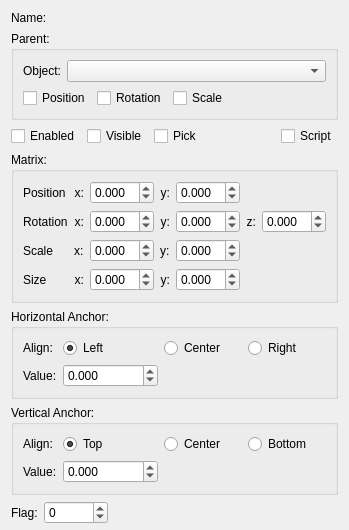
<?xml version="1.0" encoding="UTF-8"?>
<ui version="4.0">
 <class>Object2DInfo</class>
 <widget class="QWidget" name="Object2DInfo">
  <property name="geometry">
   <rect>
    <x>0</x>
    <y>0</y>
    <width>342</width>
    <height>488</height>
   </rect>
  </property>
  <property name="windowTitle">
   <string>Form</string>
  </property>
  <layout class="QVBoxLayout" name="verticalLayout">
   <property name="bottomMargin">
    <number>0</number>
   </property>
   <item>
    <layout class="QHBoxLayout" name="horizontalLayout_10">
     <item>
      <widget class="QLabel" name="label_3">
       <property name="text">
        <string>Name:</string>
       </property>
      </widget>
     </item>
     <item>
      <widget class="QLabel" name="lblName">
       <property name="sizePolicy">
        <sizepolicy hsizetype="Expanding" vsizetype="Preferred">
         <horstretch>0</horstretch>
         <verstretch>0</verstretch>
        </sizepolicy>
       </property>
       <property name="text">
        <string/>
       </property>
      </widget>
     </item>
    </layout>
   </item>
   <item>
    <widget class="QGroupBox" name="gbParent">
     <property name="title">
      <string>Parent:</string>
     </property>
     <layout class="QGridLayout" name="gridLayout">
      <item row="0" column="0">
       <layout class="QHBoxLayout" name="horizontalLayout_11">
        <item>
         <widget class="QLabel" name="label_9">
          <property name="text">
           <string>Object:</string>
          </property>
         </widget>
        </item>
        <item>
         <widget class="QComboBox" name="cmbParent">
          <property name="sizePolicy">
           <sizepolicy hsizetype="Expanding" vsizetype="Fixed">
            <horstretch>0</horstretch>
            <verstretch>0</verstretch>
           </sizepolicy>
          </property>
         </widget>
        </item>
       </layout>
      </item>
      <item row="1" column="0">
       <layout class="QHBoxLayout" name="horizontalLayout_12">
        <item>
         <widget class="QCheckBox" name="chkPosition">
          <property name="text">
           <string>Position</string>
          </property>
         </widget>
        </item>
        <item>
         <widget class="QCheckBox" name="chkRotation">
          <property name="text">
           <string>Rotation</string>
          </property>
         </widget>
        </item>
        <item>
         <widget class="QCheckBox" name="chkScale">
          <property name="text">
           <string>Scale</string>
          </property>
         </widget>
        </item>
        <item>
         <spacer name="horizontalSpacer_17">
          <property name="orientation">
           <enum>Qt::Horizontal</enum>
          </property>
          <property name="sizeHint" stdset="0">
           <size>
            <width>40</width>
            <height>20</height>
           </size>
          </property>
         </spacer>
        </item>
       </layout>
      </item>
     </layout>
    </widget>
   </item>
   <item>
    <layout class="QHBoxLayout" name="horizontalLayout_13">
     <item>
      <widget class="QCheckBox" name="chkEnabled">
       <property name="text">
        <string>Enabled</string>
       </property>
      </widget>
     </item>
     <item>
      <widget class="QCheckBox" name="chkVisible">
       <property name="text">
        <string>Visible</string>
       </property>
      </widget>
     </item>
     <item>
      <widget class="QCheckBox" name="chkPick">
       <property name="text">
        <string>Pick</string>
       </property>
      </widget>
     </item>
     <item>
      <spacer name="horizontalSpacer_8">
       <property name="orientation">
        <enum>Qt::Horizontal</enum>
       </property>
       <property name="sizeHint" stdset="0">
        <size>
         <width>40</width>
         <height>20</height>
        </size>
       </property>
      </spacer>
     </item>
     <item>
      <widget class="QCheckBox" name="chkScript">
       <property name="text">
        <string>Script</string>
       </property>
      </widget>
     </item>
    </layout>
   </item>
   <item>
    <widget class="QGroupBox" name="gbMatrix">
     <property name="title">
      <string>Matrix:</string>
     </property>
     <layout class="QGridLayout" name="gridLayout_3">
      <item row="1" column="0">
       <widget class="QLabel" name="label_18">
        <property name="text">
         <string>Rotation</string>
        </property>
       </widget>
      </item>
      <item row="3" column="0">
       <widget class="QLabel" name="label_19">
        <property name="text">
         <string>Size</string>
        </property>
       </widget>
      </item>
      <item row="1" column="2">
       <widget class="QDoubleSpinBox" name="txtRotX">
        <property name="sizePolicy">
         <sizepolicy hsizetype="Expanding" vsizetype="Fixed">
          <horstretch>0</horstretch>
          <verstretch>0</verstretch>
         </sizepolicy>
        </property>
        <property name="minimumSize">
         <size>
          <width>64</width>
          <height>0</height>
         </size>
        </property>
        <property name="decimals">
         <number>3</number>
        </property>
        <property name="minimum">
         <double>-99999999.998999997973442</double>
        </property>
        <property name="maximum">
         <double>99999999.998999997973442</double>
        </property>
       </widget>
      </item>
      <item row="1" column="1">
       <widget class="QLabel" name="label_7">
        <property name="text">
         <string>x:</string>
        </property>
        <property name="alignment">
         <set>Qt::AlignRight|Qt::AlignTrailing|Qt::AlignVCenter</set>
        </property>
       </widget>
      </item>
      <item row="1" column="4">
       <widget class="QDoubleSpinBox" name="txtRotY">
        <property name="sizePolicy">
         <sizepolicy hsizetype="Expanding" vsizetype="Fixed">
          <horstretch>0</horstretch>
          <verstretch>0</verstretch>
         </sizepolicy>
        </property>
        <property name="minimumSize">
         <size>
          <width>64</width>
          <height>0</height>
         </size>
        </property>
        <property name="decimals">
         <number>3</number>
        </property>
        <property name="minimum">
         <double>-99999999.998999997973442</double>
        </property>
        <property name="maximum">
         <double>99999999.998999997973442</double>
        </property>
       </widget>
      </item>
      <item row="1" column="3">
       <widget class="QLabel" name="label_8">
        <property name="text">
         <string>y:</string>
        </property>
        <property name="alignment">
         <set>Qt::AlignRight|Qt::AlignTrailing|Qt::AlignVCenter</set>
        </property>
       </widget>
      </item>
      <item row="3" column="2">
       <widget class="QDoubleSpinBox" name="txtWidth">
        <property name="sizePolicy">
         <sizepolicy hsizetype="Expanding" vsizetype="Fixed">
          <horstretch>0</horstretch>
          <verstretch>0</verstretch>
         </sizepolicy>
        </property>
        <property name="minimumSize">
         <size>
          <width>64</width>
          <height>0</height>
         </size>
        </property>
        <property name="decimals">
         <number>3</number>
        </property>
        <property name="minimum">
         <double>-99999999.998999997973442</double>
        </property>
        <property name="maximum">
         <double>99999999.998999997973442</double>
        </property>
        <property name="singleStep">
         <double>0.001000000000000</double>
        </property>
       </widget>
      </item>
      <item row="3" column="4">
       <widget class="QDoubleSpinBox" name="txtHeight">
        <property name="sizePolicy">
         <sizepolicy hsizetype="Expanding" vsizetype="Fixed">
          <horstretch>0</horstretch>
          <verstretch>0</verstretch>
         </sizepolicy>
        </property>
        <property name="minimumSize">
         <size>
          <width>64</width>
          <height>0</height>
         </size>
        </property>
        <property name="decimals">
         <number>3</number>
        </property>
        <property name="minimum">
         <double>-99999999.998999997973442</double>
        </property>
        <property name="maximum">
         <double>99999999.998999997973442</double>
        </property>
        <property name="singleStep">
         <double>0.001000000000000</double>
        </property>
       </widget>
      </item>
      <item row="1" column="5">
       <widget class="QLabel" name="label_6">
        <property name="text">
         <string>z:</string>
        </property>
        <property name="alignment">
         <set>Qt::AlignRight|Qt::AlignTrailing|Qt::AlignVCenter</set>
        </property>
       </widget>
      </item>
      <item row="0" column="2">
       <widget class="QDoubleSpinBox" name="txtPosX">
        <property name="sizePolicy">
         <sizepolicy hsizetype="Expanding" vsizetype="Fixed">
          <horstretch>0</horstretch>
          <verstretch>0</verstretch>
         </sizepolicy>
        </property>
        <property name="minimumSize">
         <size>
          <width>64</width>
          <height>0</height>
         </size>
        </property>
        <property name="decimals">
         <number>3</number>
        </property>
        <property name="minimum">
         <double>-99999999.998999997973442</double>
        </property>
        <property name="maximum">
         <double>99999999.998999997973442</double>
        </property>
        <property name="singleStep">
         <double>0.001000000000000</double>
        </property>
       </widget>
      </item>
      <item row="1" column="6">
       <widget class="QDoubleSpinBox" name="txtRotZ">
        <property name="sizePolicy">
         <sizepolicy hsizetype="Expanding" vsizetype="Fixed">
          <horstretch>0</horstretch>
          <verstretch>0</verstretch>
         </sizepolicy>
        </property>
        <property name="minimumSize">
         <size>
          <width>64</width>
          <height>0</height>
         </size>
        </property>
        <property name="decimals">
         <number>3</number>
        </property>
        <property name="minimum">
         <double>-99999999.998999997973442</double>
        </property>
        <property name="maximum">
         <double>99999999.998999997973442</double>
        </property>
       </widget>
      </item>
      <item row="0" column="1">
       <widget class="QLabel" name="label">
        <property name="text">
         <string>x:</string>
        </property>
        <property name="alignment">
         <set>Qt::AlignRight|Qt::AlignTrailing|Qt::AlignVCenter</set>
        </property>
       </widget>
      </item>
      <item row="3" column="1">
       <widget class="QLabel" name="label_4">
        <property name="text">
         <string>x:</string>
        </property>
        <property name="alignment">
         <set>Qt::AlignRight|Qt::AlignTrailing|Qt::AlignVCenter</set>
        </property>
       </widget>
      </item>
      <item row="0" column="3">
       <widget class="QLabel" name="label_2">
        <property name="text">
         <string>y:</string>
        </property>
        <property name="alignment">
         <set>Qt::AlignRight|Qt::AlignTrailing|Qt::AlignVCenter</set>
        </property>
       </widget>
      </item>
      <item row="0" column="4">
       <widget class="QDoubleSpinBox" name="txtPosY">
        <property name="sizePolicy">
         <sizepolicy hsizetype="Expanding" vsizetype="Fixed">
          <horstretch>0</horstretch>
          <verstretch>0</verstretch>
         </sizepolicy>
        </property>
        <property name="minimumSize">
         <size>
          <width>64</width>
          <height>0</height>
         </size>
        </property>
        <property name="decimals">
         <number>3</number>
        </property>
        <property name="minimum">
         <double>-99999999.998999997973442</double>
        </property>
        <property name="maximum">
         <double>99999999.998999997973442</double>
        </property>
        <property name="singleStep">
         <double>0.001000000000000</double>
        </property>
        <property name="value">
         <double>0.000000000000000</double>
        </property>
       </widget>
      </item>
      <item row="3" column="3">
       <widget class="QLabel" name="label_5">
        <property name="text">
         <string>y:</string>
        </property>
        <property name="alignment">
         <set>Qt::AlignRight|Qt::AlignTrailing|Qt::AlignVCenter</set>
        </property>
       </widget>
      </item>
      <item row="0" column="0">
       <widget class="QLabel" name="label_17">
        <property name="text">
         <string>Position</string>
        </property>
       </widget>
      </item>
      <item row="2" column="0">
       <widget class="QLabel" name="label_20">
        <property name="text">
         <string>Scale</string>
        </property>
       </widget>
      </item>
      <item row="2" column="1">
       <widget class="QLabel" name="label_21">
        <property name="text">
         <string>x:</string>
        </property>
       </widget>
      </item>
      <item row="2" column="2">
       <widget class="QDoubleSpinBox" name="txtScaleX">
        <property name="sizePolicy">
         <sizepolicy hsizetype="Expanding" vsizetype="Fixed">
          <horstretch>0</horstretch>
          <verstretch>0</verstretch>
         </sizepolicy>
        </property>
        <property name="minimumSize">
         <size>
          <width>64</width>
          <height>0</height>
         </size>
        </property>
        <property name="decimals">
         <number>3</number>
        </property>
        <property name="minimum">
         <double>-99999999.998999997973442</double>
        </property>
        <property name="maximum">
         <double>99999999.998999997973442</double>
        </property>
        <property name="singleStep">
         <double>0.100000000000000</double>
        </property>
       </widget>
      </item>
      <item row="2" column="3">
       <widget class="QLabel" name="label_22">
        <property name="text">
         <string>y:</string>
        </property>
       </widget>
      </item>
      <item row="2" column="4">
       <widget class="QDoubleSpinBox" name="txtScaleY">
        <property name="sizePolicy">
         <sizepolicy hsizetype="Expanding" vsizetype="Fixed">
          <horstretch>0</horstretch>
          <verstretch>0</verstretch>
         </sizepolicy>
        </property>
        <property name="minimumSize">
         <size>
          <width>64</width>
          <height>0</height>
         </size>
        </property>
        <property name="decimals">
         <number>3</number>
        </property>
        <property name="minimum">
         <double>-99999999.998999997973442</double>
        </property>
        <property name="maximum">
         <double>99999999.998999997973442</double>
        </property>
        <property name="singleStep">
         <double>0.100000000000000</double>
        </property>
       </widget>
      </item>
     </layout>
    </widget>
   </item>
   <item>
    <widget class="QGroupBox" name="gbHorizontalAnchor">
     <property name="title">
      <string>Horizontal Anchor:</string>
     </property>
     <layout class="QVBoxLayout" name="verticalLayout_3">
      <item>
       <layout class="QGridLayout" name="gridLayout_5">
        <item row="0" column="3">
         <widget class="QRadioButton" name="rbRight">
          <property name="sizePolicy">
           <sizepolicy hsizetype="Expanding" vsizetype="Fixed">
            <horstretch>0</horstretch>
            <verstretch>0</verstretch>
           </sizepolicy>
          </property>
          <property name="text">
           <string>Right</string>
          </property>
         </widget>
        </item>
        <item row="0" column="0">
         <widget class="QLabel" name="label_16">
          <property name="text">
           <string>Align:</string>
          </property>
         </widget>
        </item>
        <item row="0" column="1">
         <widget class="QRadioButton" name="rbLeft">
          <property name="sizePolicy">
           <sizepolicy hsizetype="Expanding" vsizetype="Fixed">
            <horstretch>0</horstretch>
            <verstretch>0</verstretch>
           </sizepolicy>
          </property>
          <property name="text">
           <string>Left</string>
          </property>
          <property name="checked">
           <bool>true</bool>
          </property>
         </widget>
        </item>
        <item row="0" column="2">
         <widget class="QRadioButton" name="rbHCenter">
          <property name="sizePolicy">
           <sizepolicy hsizetype="Expanding" vsizetype="Fixed">
            <horstretch>0</horstretch>
            <verstretch>0</verstretch>
           </sizepolicy>
          </property>
          <property name="text">
           <string>Center</string>
          </property>
         </widget>
        </item>
        <item row="1" column="0">
         <widget class="QLabel" name="label_15">
          <property name="text">
           <string>Value:</string>
          </property>
         </widget>
        </item>
        <item row="1" column="1">
         <widget class="QDoubleSpinBox" name="txtAnchorHorizontal">
          <property name="decimals">
           <number>3</number>
          </property>
          <property name="minimum">
           <double>-99999999.998999997973442</double>
          </property>
          <property name="maximum">
           <double>99999999.998999997973442</double>
          </property>
          <property name="singleStep">
           <double>0.001000000000000</double>
          </property>
         </widget>
        </item>
       </layout>
      </item>
     </layout>
    </widget>
   </item>
   <item>
    <widget class="QGroupBox" name="gbVerticalAnchor">
     <property name="title">
      <string>Vertical Anchor:</string>
     </property>
     <layout class="QVBoxLayout" name="verticalLayout_2">
      <item>
       <layout class="QGridLayout" name="gridLayout_2">
        <item row="0" column="1">
         <widget class="QRadioButton" name="rbTop">
          <property name="sizePolicy">
           <sizepolicy hsizetype="Expanding" vsizetype="Fixed">
            <horstretch>0</horstretch>
            <verstretch>0</verstretch>
           </sizepolicy>
          </property>
          <property name="text">
           <string>Top</string>
          </property>
          <property name="checked">
           <bool>true</bool>
          </property>
         </widget>
        </item>
        <item row="0" column="3">
         <widget class="QRadioButton" name="rbBottom">
          <property name="sizePolicy">
           <sizepolicy hsizetype="Expanding" vsizetype="Fixed">
            <horstretch>0</horstretch>
            <verstretch>0</verstretch>
           </sizepolicy>
          </property>
          <property name="text">
           <string>Bottom</string>
          </property>
         </widget>
        </item>
        <item row="0" column="0">
         <widget class="QLabel" name="label_14">
          <property name="text">
           <string>Align:</string>
          </property>
         </widget>
        </item>
        <item row="0" column="2">
         <widget class="QRadioButton" name="rbVCenter">
          <property name="sizePolicy">
           <sizepolicy hsizetype="Expanding" vsizetype="Fixed">
            <horstretch>0</horstretch>
            <verstretch>0</verstretch>
           </sizepolicy>
          </property>
          <property name="text">
           <string>Center</string>
          </property>
         </widget>
        </item>
        <item row="1" column="0">
         <widget class="QLabel" name="label_13">
          <property name="text">
           <string>Value:</string>
          </property>
         </widget>
        </item>
        <item row="1" column="1">
         <widget class="QDoubleSpinBox" name="txtAnchorVertical">
          <property name="decimals">
           <number>3</number>
          </property>
          <property name="minimum">
           <double>-99999999.998999997973442</double>
          </property>
          <property name="maximum">
           <double>99999999.998999997973442</double>
          </property>
          <property name="singleStep">
           <double>0.001000000000000</double>
          </property>
         </widget>
        </item>
       </layout>
      </item>
     </layout>
    </widget>
   </item>
   <item>
    <layout class="QGridLayout" name="layoutText"/>
   </item>
   <item>
    <layout class="QHBoxLayout" name="horizontalLayout">
     <item>
      <widget class="QLabel" name="lblFlag">
       <property name="text">
        <string>Flag:</string>
       </property>
      </widget>
     </item>
     <item>
      <widget class="QSpinBox" name="txtFlag">
       <property name="maximumSize">
        <size>
         <width>64</width>
         <height>16777215</height>
        </size>
       </property>
       <property name="minimum">
        <number>-99999999</number>
       </property>
       <property name="maximum">
        <number>99999999</number>
       </property>
      </widget>
     </item>
     <item>
      <spacer name="horizontalSpacer">
       <property name="orientation">
        <enum>Qt::Horizontal</enum>
       </property>
       <property name="sizeHint" stdset="0">
        <size>
         <width>40</width>
         <height>20</height>
        </size>
       </property>
      </spacer>
     </item>
    </layout>
   </item>
   <item>
    <widget class="QWidget" name="other" native="true">
     <property name="sizePolicy">
      <sizepolicy hsizetype="Preferred" vsizetype="Expanding">
       <horstretch>0</horstretch>
       <verstretch>0</verstretch>
      </sizepolicy>
     </property>
     <layout class="QVBoxLayout" name="layoutOther">
      <property name="leftMargin">
       <number>0</number>
      </property>
      <property name="topMargin">
       <number>0</number>
      </property>
      <property name="rightMargin">
       <number>0</number>
      </property>
      <property name="bottomMargin">
       <number>0</number>
      </property>
     </layout>
    </widget>
   </item>
  </layout>
 </widget>
 <tabstops>
  <tabstop>cmbParent</tabstop>
  <tabstop>chkPosition</tabstop>
  <tabstop>chkRotation</tabstop>
  <tabstop>chkScale</tabstop>
  <tabstop>chkEnabled</tabstop>
  <tabstop>chkVisible</tabstop>
  <tabstop>chkPick</tabstop>
  <tabstop>chkScript</tabstop>
  <tabstop>txtPosX</tabstop>
  <tabstop>txtPosY</tabstop>
  <tabstop>txtRotX</tabstop>
  <tabstop>txtRotY</tabstop>
  <tabstop>txtRotZ</tabstop>
  <tabstop>txtScaleX</tabstop>
  <tabstop>txtScaleY</tabstop>
  <tabstop>txtWidth</tabstop>
  <tabstop>txtHeight</tabstop>
  <tabstop>rbLeft</tabstop>
  <tabstop>rbHCenter</tabstop>
  <tabstop>rbRight</tabstop>
  <tabstop>txtAnchorHorizontal</tabstop>
  <tabstop>rbTop</tabstop>
  <tabstop>rbVCenter</tabstop>
  <tabstop>rbBottom</tabstop>
  <tabstop>txtAnchorVertical</tabstop>
  <tabstop>txtFlag</tabstop>
 </tabstops>
 <resources/>
 <connections/>
</ui>
